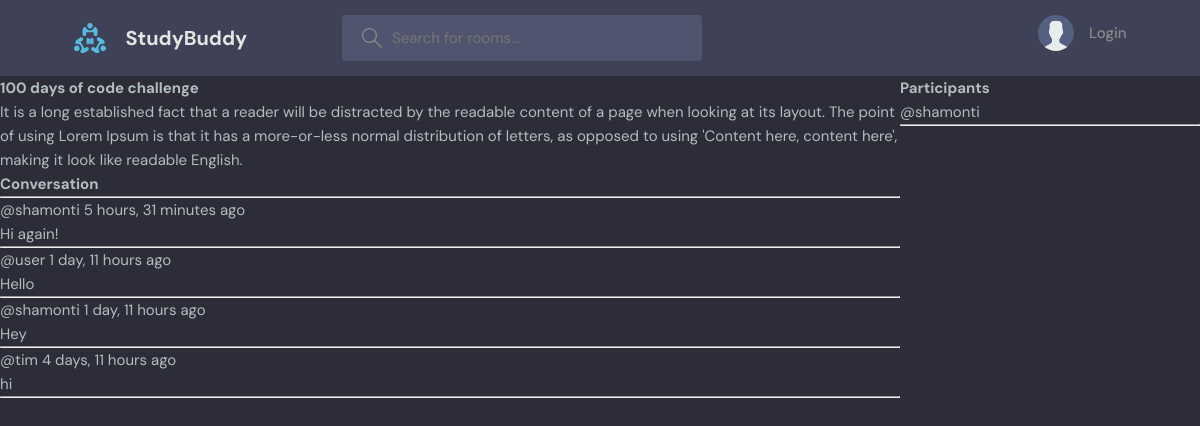
The page /room/2/ on the database as committed earlier.
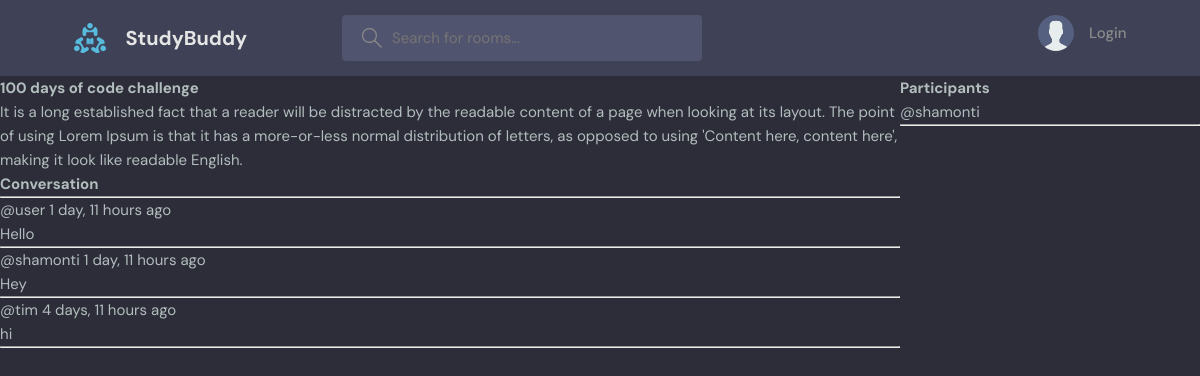
The same page on the database as committed later.
### base/models.py (models this page shows, shortened)
class Message(models.Model):
    user = models.ForeignKey(User, on_delete=models.CASCADE)
    room = models.ForeignKey(Room, on_delete=models.CASCADE)
    body = models.TextField()
    updated = models.DateTimeField(auto_now=True)
    created = models.DateTimeField(auto_now_add=True)
    class Meta:
        ordering = ['-updated', '-created']

### base/views.py (the view, shortened to what this page needs)
# urls.py: path('room/<str:pk>/', views.room, name='room'),
def room(request, pk):
    room = Room.objects.get(id=pk)
    room_messages = room.message_set.all().order_by('-created')
    participants = room.participants.all()
    context = {'room': room, 'room_messages': room_messages, 'participants': participants}
    return render(request, 'base/room.html', context)

### base/templates/base/room.html (shortened to what this page needs)
{% extends 'main.html' %}
{% block content %}
<div class='room-container'>
  <div>
    <h1>{{room.name}}</h1>
    <p>{{room.description}}</p>
    <div class="comment-wrapper">
      <h3>Conversation</h3>
      <hr>
      {% for message in room_messages %}
      <div>
        <small>
          @{{message.user}} {{message.created|timesince}} ago
        </small>
        <p>{{message.body}}</p>
        <hr>
      </div>
      {% endfor %}
    </div>
  </div>
  <div>
    <h3>Participants</h3>
    {% for user in participants %}
      <p>@{{user.username}}</p>
    {% endfor %}
    <hr>
  </div>
</div>
{% endblock %}

Rows that differ between the two databases and show on the page:
removed Message: user "shamonti", created "5 hours, 31 minutes", body "Hi again!"
